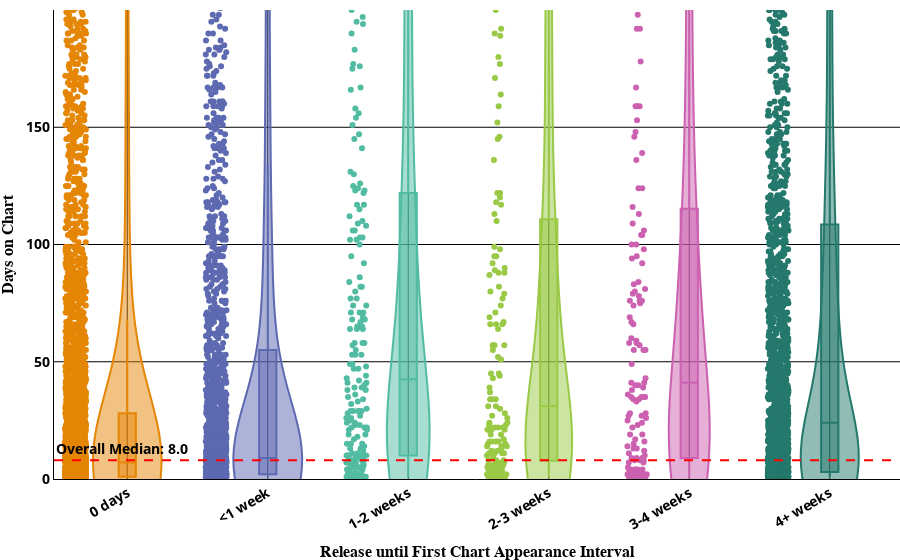

Source (notebook cell):
### Code cell
# Violin chart for poster

fig = px.violin(
    df,
    x='relase-chart_days_bins',
    y='max_days_on_chart',

    box=True,  
    points='all',  
    color='relase-chart_days_bins',
    color_discrete_sequence=px.colors.qualitative.Vivid,
    category_orders={
        'relase-chart_days_bins': ['0 days', '<1 week', '1-2 weeks', '2-3 weeks', '3-4 weeks', '4+ weeks']
    }
)

overall_median = df['max_days_on_chart'].median()
fig.add_hline(
    y=overall_median,
    line_dash="dash",
    line_color="red",
    annotation_text=f"Overall Median: {overall_median:.1f}",
    annotation_position="top left"
)

fig.update_layout(
    showlegend=False,
    template='plotly',
    
    xaxis=dict(
        showline=True,
        linecolor='black',
        gridcolor='black',
        zerolinecolor='black',
        tickangle=-30,
        title=dict(
            text="Release until First Chart Appearance Interval",
            font=dict(size=16, family="Arial", color="black", weight="bold")
        )
    ),
    
    yaxis=dict(
        range=[0, 200],
        dtick=50,
        showline=True,
        linecolor='black',
        gridcolor='black',
        zerolinecolor='black',
        title=dict(
            text="Days on Chart",
            font=dict(size=16, family="Arial", color="black", weight="bold")
        )
    ),
    
    font=dict(size=14, color='black', weight="bold"),
    margin=dict(l=0, r=0, t=0, b=0),
    plot_bgcolor='rgba(0, 0, 0, 0)',
    paper_bgcolor='rgba(0, 0, 0, 0)',

)

fig.show()

### Figure 1 — Plotly figure (JSON) as saved in the notebook; plotly's stock layout.template omitted (floating-point values rounded to 4 significant figures; data arrays with more than 128 entries replaced by an {"elided": "..."} marker saying what was removed)
{"data": [{"alignmentgroup": "True", "box": {"visible": true}, "hovertemplate": "relase-chart_days_bins=%{x}<br>max_days_on_chart=%{y}<extra></extra>", "legendgroup": "0 days", "marker": {"color": "rgb(229, 134, 6)"}, "name": "0 days", "offsetgroup": "0 days", "orientation": "v", "points": "all", "scalegroup": "True", "showlegend": true, "type": "violin", "x": {"elided": "4932 str values"}, "x0": " ", "xaxis": "x", "y": {"elided": "4932 int values"}, "y0": " ", "yaxis": "y"}, {"alignmentgroup": "True", "box": {"visible": true}, "hovertemplate": "relase-chart_days_bins=%{x}<br>max_days_on_chart=%{y}<extra></extra>", "legendgroup": "<1 week", "marker": {"color": "rgb(93, 105, 177)"}, "name": "<1 week", "offsetgroup": "<1 week", "orientation": "v", "points": "all", "scalegroup": "True", "showlegend": true, "type": "violin", "x": {"elided": "1787 str values"}, "x0": " ", "xaxis": "x", "y": {"elided": "1787 int values"}, "y0": " ", "yaxis": "y"}, {"alignmentgroup": "True", "box": {"visible": true}, "hovertemplate": "relase-chart_days_bins=%{x}<br>max_days_on_chart=%{y}<extra></extra>", "legendgroup": "1-2 weeks", "marker": {"color": "rgb(82, 188, 163)"}, "name": "1-2 weeks", "offsetgroup": "1-2 weeks", "orientation": "v", "points": "all", "scalegroup": "True", "showlegend": true, "type": "violin", "x": {"elided": "214 str values"}, "x0": " ", "xaxis": "x", "y": {"elided": "214 int values"}, "y0": " ", "yaxis": "y"}, {"alignmentgroup": "True", "box": {"visible": true}, "hovertemplate": "relase-chart_days_bins=%{x}<br>max_days_on_chart=%{y}<extra></extra>", "legendgroup": "2-3 weeks", "marker": {"color": "rgb(153, 201, 69)"}, "name": "2-3 weeks", "offsetgroup": "2-3 weeks", "orientation": "v", "points": "all", "scalegroup": "True", "showlegend": true, "type": "violin", "x": {"elided": "157 str values"}, "x0": " ", "xaxis": "x", "y": {"elided": "157 int values"}, "y0": " ", "yaxis": "y"}, {"alignmentgroup": "True", "box": {"visible": true}, "hovertemplate": "relase-chart_days_bins=%{x}<br>max_days_on_chart=%{y}<extra></extra>", "legendgroup": "3-4 weeks", "marker": {"color": "rgb(204, 97, 176)"}, "name": "3-4 weeks", "offsetgroup": "3-4 weeks", "orientation": "v", "points": "all", "scalegroup": "True", "showlegend": true, "type": "violin", "x": {"elided": "143 str values"}, "x0": " ", "xaxis": "x", "y": {"elided": "143 int values"}, "y0": " ", "yaxis": "y"}, {"alignmentgroup": "True", "box": {"visible": true}, "hovertemplate": "relase-chart_days_bins=%{x}<br>max_days_on_chart=%{y}<extra></extra>", "legendgroup": "4+ weeks", "marker": {"color": "rgb(36, 121, 108)"}, "name": "4+ weeks", "offsetgroup": "4+ weeks", "orientation": "v", "points": "all", "scalegroup": "True", "showlegend": true, "type": "violin", "x": {"elided": "1872 str values"}, "x0": " ", "xaxis": "x", "y": {"elided": "1872 int values"}, "y0": " ", "yaxis": "y"}], "layout": {"annotations": [{"showarrow": false, "text": "Overall Median: 8.0", "x": 0, "xanchor": "left", "xref": "x domain", "y": 8, "yanchor": "bottom", "yref": "y"}], "font": {"color": "black", "size": 14, "weight": "bold"}, "legend": {"title": {"text": "relase-chart_days_bins"}, "tracegroupgap": 0}, "margin": {"b": 0, "l": 0, "r": 0, "t": 0}, "paper_bgcolor": "rgba(0, 0, 0, 0)", "plot_bgcolor": "rgba(0, 0, 0, 0)", "shapes": [{"line": {"color": "red", "dash": "dash"}, "type": "line", "x0": 0, "x1": 1, "xref": "x domain", "y0": 8, "y1": 8, "yref": "y"}], "showlegend": false, "violinmode": "overlay", "xaxis": {"anchor": "y", "categoryarray": ["0 days", "<1 week", "1-2 weeks", "2-3 weeks", "3-4 weeks", "4+ weeks"], "categoryorder": "array", "domain": [0, 1], "gridcolor": "black", "linecolor": "black", "showline": true, "tickangle": -30, "title": {"font": {"color": "black", "family": "Arial", "size": 16, "weight": "bold"}, "text": "Release until First Chart Appearance Interval"}, "zerolinecolor": "black"}, "yaxis": {"anchor": "x", "domain": [0, 1], "dtick": 50, "gridcolor": "black", "linecolor": "black", "range": [0, 200], "showline": true, "title": {"font": {"color": "black", "family": "Arial", "size": 16, "weight": "bold"}, "text": "Days on Chart"}, "zerolinecolor": "black"}}}
